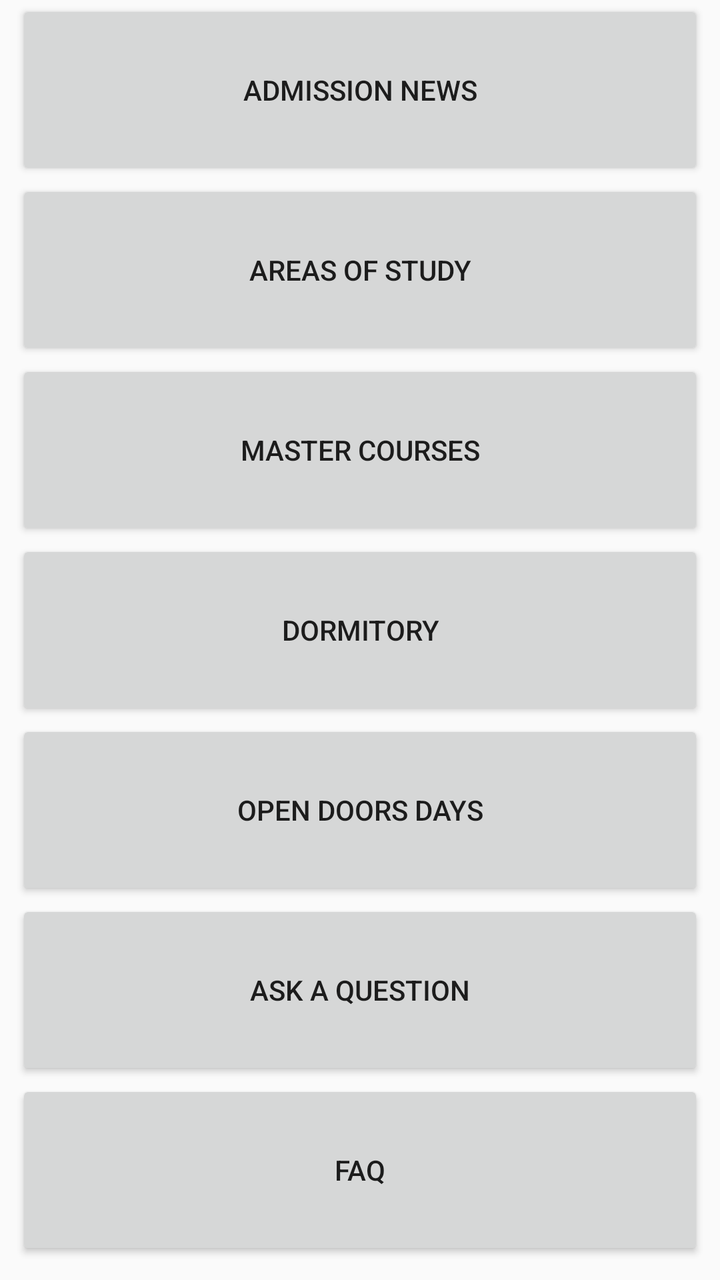
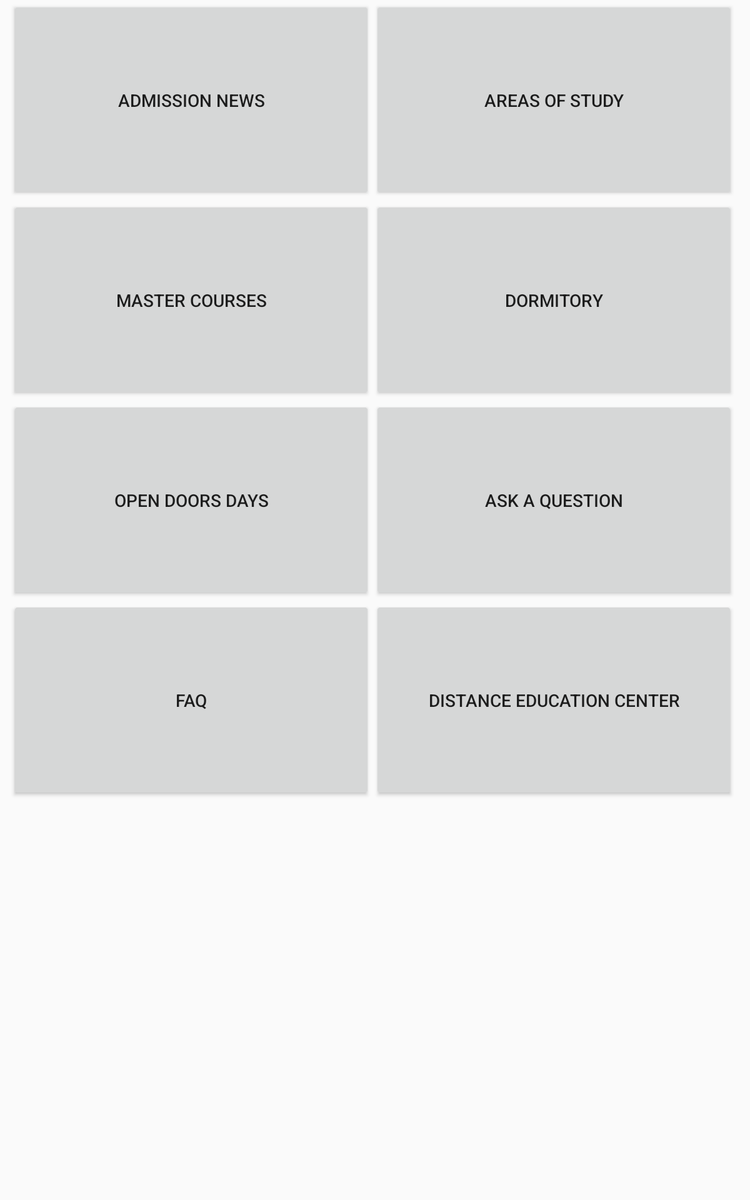

The same Android screen from two of the app's own layout files: first res/layout/ as a phone draws it, then the author's variant for another configuration, drawn on a device whose configuration selects that folder. Both files follow.
<!-- AndroidManifest.xml: application theme AppTheme -->
<!-- res/layout/fragment_abiturient.xml -->
<?xml version="1.0" encoding="utf-8"?>
<LinearLayout xmlns:android="http://schemas.android.com/apk/res/android"
    android:orientation="vertical"
    android:paddingLeft="8dp"
    android:paddingRight="8dp"
    android:paddingBottom="8dp"
    android:layout_width="match_parent"
    android:layout_height="match_parent">
    <ScrollView
        android:orientation="vertical"
        android:scrollbars="none"
        android:layout_width="match_parent"
        android:layout_height="match_parent" >
        <LinearLayout
            android:orientation="vertical"
            android:layout_width="fill_parent"
            android:layout_height="wrap_content">
            <Button
                android:id="@+id/a_btn_1"
                android:layout_width="fill_parent"
                android:layout_height="90dp"
                android:text="ADMISSION NEWS"/>

            <Button
                android:id="@+id/a_btn_2"
                android:layout_width="fill_parent"
                android:layout_height="90dp"
                android:text="AREAS OF STUDY"/>

            <Button
                android:id="@+id/a_btn_3"
                android:layout_width="fill_parent"
                android:layout_height="90dp"
                android:text="MASTER COURSES"/>

            <Button
                android:id="@+id/a_btn_4"
                android:layout_width="fill_parent"
                android:layout_height="90dp"
                android:text="DORMITORY"/>

            <Button
                android:id="@+id/a_btn_5"
                android:layout_width="fill_parent"
                android:layout_height="90dp"
                android:text="OPEN DOORS DAYS"/>

            <Button
                android:id="@+id/a_btn_6"
                android:layout_width="fill_parent"
                android:layout_height="90dp"
                android:text="ASK a QUESTION"/>

            <Button
                android:id="@+id/a_btn_7"
                android:layout_width="fill_parent"
                android:layout_height="90dp"
                android:text="FAQ"/>

            <Button
                android:id="@+id/a_btn_8"
                android:layout_width="fill_parent"
                android:layout_height="90dp"
                android:text="DISTANCE EDUCATION CENTER"/>

        </LinearLayout>
    </ScrollView>
</LinearLayout>
<!-- resources referenced by this layout -->
<resources>
  <style name="AppTheme" parent="Theme.AppCompat.Light.DarkActionBar">
          <item name="colorPrimary">@color/dark_blue</item>
          <item name="colorPrimaryDark">@color/grey</item>
      </style>
  <color name="dark_blue">#ff1979d1</color>
  <color name="grey">#cccccc</color>
</resources>
<!-- res/layout-sw600dp/fragment_abiturient.xml (the author's variant of the layout above) -->
<!-- drawn on a 7-inch tablet held upright -->
<?xml version="1.0" encoding="utf-8"?>
<LinearLayout xmlns:android="http://schemas.android.com/apk/res/android"
    android:orientation="vertical"
    android:paddingLeft="8dp"
    android:paddingRight="8dp"
    android:paddingBottom="8dp"
    android:layout_width="match_parent"
    android:layout_height="match_parent">
    <ScrollView
        android:orientation="vertical"
        android:scrollbars="none"
        android:layout_width="match_parent"
        android:layout_height="match_parent" >
        <LinearLayout
            android:orientation="vertical"
            android:layout_width="fill_parent"
            android:layout_height="wrap_content">

        <LinearLayout
            android:orientation="horizontal"
            android:layout_width="fill_parent"
            android:layout_height="wrap_content">
                <Button
                    android:id="@+id/a_btn_1"
                    android:layout_width="290dp"
                    android:layout_height="160dp"
                    android:text="ADMISSION NEWS"/>
                <Button
                    android:id="@+id/a_btn_2"
                    android:layout_width="290dp"
                    android:layout_height="160dp"
                    android:text="AREAS OF STUDY"/>
            </LinearLayout>

        <LinearLayout
            android:orientation="horizontal"
            android:layout_width="fill_parent"
            android:layout_height="wrap_content">
                <Button
                    android:id="@+id/a_btn_3"
                    android:layout_width="290dp"
                    android:layout_height="160dp"
                    android:text="MASTER COURSES"/>
                <Button
                    android:id="@+id/a_btn_4"
                    android:layout_width="290dp"
                    android:layout_height="160dp"
                    android:text="DORMITORY"/>
            </LinearLayout>

        <LinearLayout
            android:orientation="horizontal"
            android:layout_width="fill_parent"
            android:layout_height="wrap_content">
                <Button
                    android:id="@+id/a_btn_5"
                    android:layout_width="290dp"
                    android:layout_height="160dp"
                    android:text="OPEN DOORS DAYS"/>
                <Button
                    android:id="@+id/a_btn_6"
                    android:layout_width="290dp"
                    android:layout_height="160dp"
                    android:text="ASK a QUESTION"/>
            </LinearLayout>

        <LinearLayout
            android:orientation="horizontal"
            android:layout_width="fill_parent"
            android:layout_height="wrap_content">
                <Button
                    android:id="@+id/a_btn_7"
                    android:layout_width="290dp"
                    android:layout_height="160dp"
                    android:text="FAQ"/>
                <Button
                    android:id="@+id/a_btn_8"
                    android:layout_width="290dp"
                    android:layout_height="160dp"
                    android:text="DISTANCE EDUCATION CENTER"/>
            </LinearLayout>
        </LinearLayout>
    </ScrollView>
</LinearLayout>
